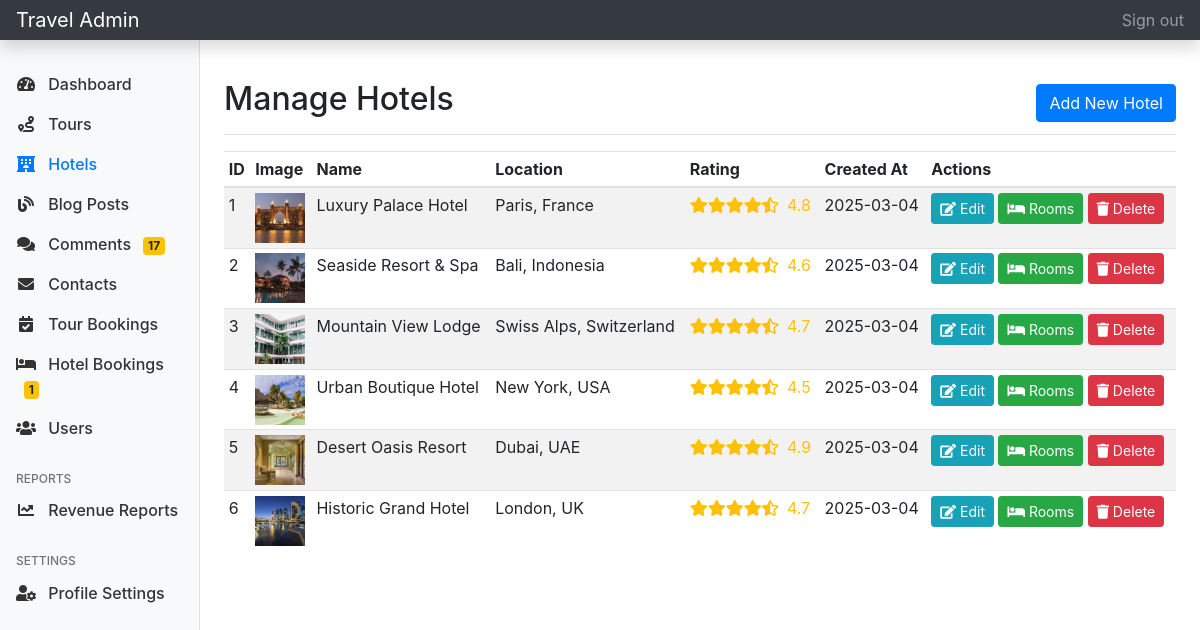
The page /admin/hotels.php (signed in) on the database its author committed.
### tables this page shows
CREATE TABLE `hotels` (
  `id` int(11) NOT NULL,
  `name` varchar(255) NOT NULL,
  `description` text NOT NULL,
  `location` varchar(255) NOT NULL,
  `address` varchar(255) NOT NULL,
  `rating` decimal(2,1) DEFAULT 0.0,
  `amenities` text DEFAULT NULL,
  `image` varchar(255) DEFAULT NULL,
  `created_at` timestamp NOT NULL DEFAULT current_timestamp(),
  `updated_at` timestamp NOT NULL DEFAULT current_timestamp() ON UPDATE current_timestamp()
);

### admin/hotels.php (the view, shortened to what this page needs)
<?php
require_once 'auth.php';
$stmt = $pdo->query("SELECT * FROM hotels ORDER BY created_at DESC");
$hotels = $stmt->fetchAll();
?>
<!DOCTYPE html>
<html lang="en">
<head>
    <link href="https://stackpath.bootstrapcdn.com/bootstrap/4.5.2/css/bootstrap.min.css" rel="stylesheet">
    <link href="https://cdnjs.cloudflare.com/ajax/libs/font-awesome/5.15.1/css/all.min.css" rel="stylesheet">
</head>
<body>
    <?php include 'includes/admin_header.php'; ?>
    <div class="container-fluid">
        <div class="row">
            <?php include 'includes/admin_sidebar.php'; ?>
            <main role="main" class="col-md-9 ml-sm-auto col-lg-10 px-md-4 py-4">
                <div class="d-flex justify-content-between flex-wrap flex-md-nowrap align-items-center pt-3 pb-2 mb-3 border-bottom">
                    <h1 class="h2">Manage Hotels</h1>
                    <a href="hotel_form.php" class="btn btn-primary">Add New Hotel</a>
                </div>
                <div class="table-responsive">
                    <table class="table table-striped table-sm">
                        <thead>
                            <tr>
                                <th>ID</th>
                                <th>Image</th>
                                <th>Name</th>
                                <th>Location</th>
                                <th>Rating</th>
                                <th>Created At</th>
                                <th>Actions</th>
                            </tr>
                        </thead>
                        <tbody>
                            <?php foreach ($hotels as $hotel): ?>
                                <tr>
                                    <td><?php echo $hotel['id']; ?></td>
                                    <td>
                                        <?php if ($hotel['image']): ?>
                                            <img src="../images/hotels/<?php echo htmlspecialchars($hotel['image']); ?>"
                                                alt="<?php echo htmlspecialchars($hotel['name']); ?>"
                                                style="width: 50px; height: 50px; object-fit: cover;">
                                        <?php else: ?>
                                            <span class="text-muted">No image</span>
                                        <?php endif; ?>
                                    </td>
                                    <td><?php echo htmlspecialchars($hotel['name']); ?></td>
                                    <td><?php echo htmlspecialchars($hotel['location']); ?></td>
                                    <td>
                                        <div class="text-warning">
                                            <?php
                                            $rating = floatval($hotel['rating']);
                                            for ($i = 1; $i <= 5; $i++) {
                                                if ($i <= $rating) {
                                                    echo '<i class="fas fa-star"></i>';
                                                } elseif ($i - 0.5 <= $rating) {
                                                    echo '<i class="fas fa-star-half-alt"></i>';
                                                } else {
                                                    echo '<i class="far fa-star"></i>';
                                                }
                                            }
                                            ?>
                                            <span class="ml-1"><?php echo number_format($rating, 1); ?></span>
                                        </div>
                                    </td>
                                    <td><?php echo date('Y-m-d', strtotime($hotel['created_at'])); ?></td>
                                    <td>
                                        <a href="hotel_form.php?id=<?php echo $hotel['id']; ?>"
                                            class="btn btn-sm btn-info">
                                            <i class="fas fa-edit"></i> Edit
                                        </a>
                                        <a href="room_types.php?hotel_id=<?php echo $hotel['id']; ?>"
                                            class="btn btn-sm btn-success">
                                            <i class="fas fa-bed"></i> Rooms
                                        </a>
                                        <a href="hotels.php?action=delete&id=<?php echo $hotel['id']; ?>"
                                            class="btn btn-sm btn-danger"
                                            onclick="return confirm('Are you sure you want to delete this hotel?');">
                                            <i class="fas fa-trash"></i> Delete
                                        </a>
                                    </td>
                                </tr>
                            <?php endforeach; ?>
                        </tbody>
                    </table>
                </div>
            </main>
        </div>
    </div>
</body>
</html>

### rows shown on the page
hotels: id "1", image (picture), name "Luxury Palace Hotel", location "Paris, France", rating "4.8", created_at "2025-03-04"
hotels: id "2", image (picture), name "Seaside Resort & Spa", location "Bali, Indonesia", rating "4.6", created_at "2025-03-04"
hotels: id "3", image (picture), name "Mountain View Lodge", location "Swiss Alps, Switzerland", rating "4.7", created_at "2025-03-04"
hotels: id "4", image (picture), name "Urban Boutique Hotel", location "New York, USA", rating "4.5", created_at "2025-03-04"
hotels: id "5", image (picture), name "Desert Oasis Resort", location "Dubai, UAE", rating "4.9", created_at "2025-03-04"
hotels: id "6", image (picture), name "Historic Grand Hotel", location "London, UK", rating "4.7", created_at "2025-03-04"

### other values the page prints
$pending_count "17"
$pending_hotel_bookings "1"
